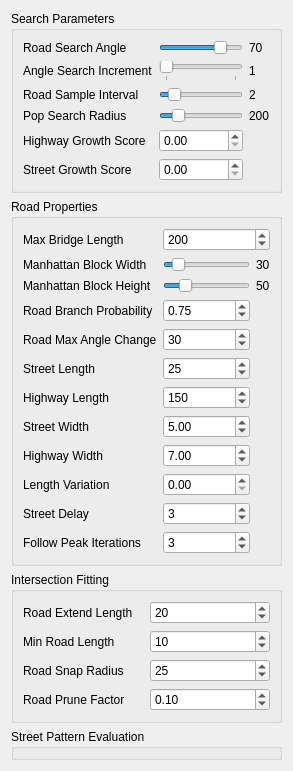
    <widget class="QWidget" name="tabStreetParams">
     <attribute name="title">
      <string>Street Generation</string>
     </attribute>
     <layout class="QGridLayout" name="gridLayout_10">
      <item row="1" column="0">
       <widget class="QGroupBox" name="groupBox_7">
        <property name="title">
         <string>Road Properties</string>
        </property>
        <layout class="QHBoxLayout" name="horizontalLayout">
         <item>
          <layout class="QGridLayout" name="gridLayout_2">
           <item row="10" column="1">
            <widget class="QSpinBox" name="spnStreetDelay">
             <property name="value">
              <number>3</number>
             </property>
            </widget>
           </item>
           <item row="10" column="0">
            <widget class="QLabel" name="label_48">
             <property name="text">
              <string>Street Delay</string>
             </property>
            </widget>
           </item>
           <item row="7" column="0">
            <widget class="QLabel" name="label_33">
             <property name="text">
              <string>Street Width</string>
             </property>
            </widget>
           </item>
           <item row="7" column="1">
            <widget class="QDoubleSpinBox" name="spinStreetWidth">
             <property name="minimum">
              <double>1.000000000000000</double>
             </property>
             <property name="maximum">
              <double>15.000000000000000</double>
             </property>
             <property name="value">
              <double>5.000000000000000</double>
             </property>
            </widget>
           </item>
           <item row="0" column="0">
            <widget class="QLabel" name="label_9">
             <property name="text">
              <string>Max Bridge Length</string>
             </property>
            </widget>
           </item>
           <item row="8" column="0">
            <widget class="QLabel" name="label_34">
             <property name="text">
              <string>Highway Width</string>
             </property>
            </widget>
           </item>
           <item row="0" column="1" colspan="2">
            <widget class="QSpinBox" name="spinMaxBridgeLength">
             <property name="maximum">
              <number>1000</number>
             </property>
             <property name="value">
              <number>200</number>
             </property>
            </widget>
           </item>
           <item row="3" column="0">
            <widget class="QLabel" name="label_17">
             <property name="text">
              <string>Road Branch Probability</string>
             </property>
            </widget>
           </item>
           <item row="1" column="2">
            <widget class="QLabel" name="label_16">
             <property name="text">
              <string>30</string>
             </property>
            </widget>
           </item>
           <item row="2" column="2">
            <widget class="QLabel" name="label_15">
             <property name="text">
              <string>50</string>
             </property>
            </widget>
           </item>
           <item row="4" column="1">
            <widget class="QSpinBox" name="spinMaxRoadAngleChange">
             <property name="maximum">
              <number>360</number>
             </property>
             <property name="value">
              <number>30</number>
             </property>
            </widget>
           </item>
           <item row="2" column="0">
            <widget class="QLabel" name="label_14">
             <property name="text">
              <string>Manhattan Block Height</string>
             </property>
            </widget>
           </item>
           <item row="2" column="1">
            <widget class="QSlider" name="slideManhattanBlockHeight">
             <property name="minimum">
              <number>10</number>
             </property>
             <property name="maximum">
              <number>200</number>
             </property>
             <property name="value">
              <number>50</number>
             </property>
             <property name="orientation">
              <enum>Qt::Horizontal</enum>
             </property>
            </widget>
           </item>
           <item row="6" column="1">
            <widget class="QSpinBox" name="spinHighwayLength">
             <property name="minimum">
              <number>5</number>
             </property>
             <property name="maximum">
              <number>1000</number>
             </property>
             <property name="singleStep">
              <number>5</number>
             </property>
             <property name="value">
              <number>150</number>
             </property>
            </widget>
           </item>
           <item row="1" column="1">
            <widget class="QSlider" name="slideManhattanBlocKWidth">
             <property name="minimum">
              <number>10</number>
             </property>
             <property name="maximum">
              <number>200</number>
             </property>
             <property name="value">
              <number>30</number>
             </property>
             <property name="orientation">
              <enum>Qt::Horizontal</enum>
             </property>
            </widget>
           </item>
           <item row="8" column="1">
            <widget class="QDoubleSpinBox" name="spinHighwayWidth">
             <property name="minimum">
              <double>1.000000000000000</double>
             </property>
             <property name="maximum">
              <double>20.000000000000000</double>
             </property>
             <property name="value">
              <double>7.000000000000000</double>
             </property>
            </widget>
           </item>
           <item row="1" column="0">
            <widget class="QLabel" name="label_13">
             <property name="text">
              <string>Manhattan Block Width</string>
             </property>
            </widget>
           </item>
           <item row="4" column="0">
            <widget class="QLabel" name="label_19">
             <property name="text">
              <string>Road Max Angle Change</string>
             </property>
            </widget>
           </item>
           <item row="6" column="0">
            <widget class="QLabel" name="label_23">
             <property name="text">
              <string>Highway Length</string>
             </property>
            </widget>
           </item>
           <item row="5" column="0">
            <widget class="QLabel" name="label_22">
             <property name="text">
              <string>Street Length</string>
             </property>
            </widget>
           </item>
           <item row="5" column="1">
            <widget class="QSpinBox" name="spinStreetLength">
             <property name="minimum">
              <number>5</number>
             </property>
             <property name="maximum">
              <number>500</number>
             </property>
             <property name="singleStep">
              <number>5</number>
             </property>
             <property name="value">
              <number>25</number>
             </property>
            </widget>
           </item>
           <item row="3" column="1">
            <widget class="QDoubleSpinBox" name="spinRoadBranchProb">
             <property name="maximum">
              <double>1.000000000000000</double>
             </property>
             <property name="singleStep">
              <double>0.050000000000000</double>
             </property>
             <property name="value">
              <double>0.750000000000000</double>
             </property>
            </widget>
           </item>
           <item row="9" column="1">
            <widget class="QDoubleSpinBox" name="spnLengthVariation"/>
           </item>
           <item row="9" column="0">
            <widget class="QLabel" name="label_39">
             <property name="text">
              <string>Length Variation</string>
             </property>
            </widget>
           </item>
           <item row="11" column="0">
            <widget class="QLabel" name="label_49">
             <property name="text">
              <string>Follow Peak Iterations</string>
             </property>
            </widget>
           </item>
           <item row="11" column="1">
            <widget class="QSpinBox" name="spnMainroadFollowLength">
             <property name="value">
              <number>3</number>
             </property>
            </widget>
           </item>
          </layout>
         </item>
        </layout>
       </widget>
      </item>
      <item row="2" column="0">
       <widget class="QGroupBox" name="groupBox_8">
        <property name="title">
         <string>Intersection Fitting</string>
        </property>
        <layout class="QHBoxLayout" name="horizontalLayout_2">
         <item>
          <layout class="QGridLayout" name="gridLayout_3">
           <item row="0" column="1">
            <widget class="QSpinBox" name="spinRoadExtendLength">
             <property name="maximum">
              <number>500</number>
             </property>
             <property name="value">
              <number>20</number>
             </property>
            </widget>
           </item>
           <item row="0" column="0">
            <widget class="QLabel" name="label_10">
             <property name="text">
              <string>Road Extend Length</string>
             </property>
            </widget>
           </item>
           <item row="1" column="0">
            <widget class="QLabel" name="label_11">
             <property name="text">
              <string>Min Road Length</string>
             </property>
            </widget>
           </item>
           <item row="1" column="1">
            <widget class="QSpinBox" name="spinMinRoadLength">
             <property name="maximum">
              <number>200</number>
             </property>
             <property name="value">
              <number>10</number>
             </property>
             <property name="displayIntegerBase">
              <number>10</number>
             </property>
            </widget>
           </item>
           <item row="2" column="0">
            <widget class="QLabel" name="label_12">
             <property name="text">
              <string>Road Snap Radius</string>
             </property>
            </widget>
           </item>
           <item row="2" column="1">
            <widget class="QSpinBox" name="spinRoadSnapRadius">
             <property name="maximum">
              <number>500</number>
             </property>
             <property name="value">
              <number>25</number>
             </property>
            </widget>
           </item>
           <item row="3" column="0">
            <widget class="QLabel" name="label_18">
             <property name="text">
              <string>Road Prune Factor</string>
             </property>
            </widget>
           </item>
           <item row="3" column="1">
            <widget class="QDoubleSpinBox" name="spinRoadPruneFactor">
             <property name="maximum">
              <double>1.000000000000000</double>
             </property>
             <property name="singleStep">
              <double>0.010000000000000</double>
             </property>
             <property name="value">
              <double>0.100000000000000</double>
             </property>
            </widget>
           </item>
          </layout>
         </item>
        </layout>
       </widget>
      </item>
      <item row="0" column="0">
       <widget class="QGroupBox" name="groupBox_6">
        <property name="title">
         <string>Search Parameters</string>
        </property>
        <layout class="QGridLayout" name="gridLayout_11">
         <item row="0" column="0">
          <layout class="QGridLayout" name="gridLayout">
           <item row="4" column="1">
            <widget class="QDoubleSpinBox" name="highwayGrowthFactor">
             <property name="maximum">
              <double>1.000000000000000</double>
             </property>
             <property name="singleStep">
              <double>0.050000000000000</double>
             </property>
             <property name="value">
              <double>0.000000000000000</double>
             </property>
            </widget>
           </item>
           <item row="5" column="1">
            <widget class="QDoubleSpinBox" name="streetGrowthFactor">
             <property name="maximum">
              <double>1.000000000000000</double>
             </property>
             <property name="singleStep">
              <double>0.050000000000000</double>
             </property>
             <property name="value">
              <double>0.000000000000000</double>
             </property>
            </widget>
           </item>
           <item row="5" column="0">
            <widget class="QLabel" name="label_25">
             <property name="text">
              <string>Street Growth Score</string>
             </property>
            </widget>
           </item>
           <item row="3" column="1">
            <widget class="QSlider" name="sliderPopSearchRadius">
             <property name="minimum">
              <number>25</number>
             </property>
             <property name="maximum">
              <number>1000</number>
             </property>
             <property name="singleStep">
              <number>25</number>
             </property>
             <property name="value">
              <number>200</number>
             </property>
             <property name="orientation">
              <enum>Qt::Horizontal</enum>
             </property>
            </widget>
           </item>
           <item row="3" column="2">
            <widget class="QLabel" name="label_21">
             <property name="text">
              <string>200</string>
             </property>
            </widget>
           </item>
           <item row="3" column="0">
            <widget class="QLabel" name="label_20">
             <property name="text">
              <string>Pop Search Radius</string>
             </property>
            </widget>
           </item>
           <item row="2" column="2">
            <widget class="QLabel" name="label_8">
             <property name="text">
              <string>2</string>
             </property>
            </widget>
           </item>
           <item row="0" column="0">
            <widget class="QLabel" name="label_2">
             <property name="text">
              <string>Road Search Angle</string>
             </property>
            </widget>
           </item>
           <item row="0" column="2">
            <widget class="QLabel" name="label_3">
             <property name="text">
              <string>70</string>
             </property>
            </widget>
           </item>
           <item row="1" column="0">
            <widget class="QLabel" name="label_4">
             <property name="text">
              <string>Angle Search Increment</string>
             </property>
            </widget>
           </item>
           <item row="1" column="2">
            <widget class="QLabel" name="label_5">
             <property name="text">
              <string>1</string>
             </property>
            </widget>
           </item>
           <item row="1" column="1">
            <widget class="QSlider" name="sliderSearchAngleIncrease">
             <property name="minimum">
              <number>1</number>
             </property>
             <property name="maximum">
              <number>10</number>
             </property>
             <property name="orientation">
              <enum>Qt::Horizontal</enum>
             </property>
             <property name="tickPosition">
              <enum>QSlider::TicksBelow</enum>
             </property>
            </widget>
           </item>
           <item row="2" column="1">
            <widget class="QSlider" name="sliderRoadSampleInterval">
             <property name="minimum">
              <number>1</number>
             </property>
             <property name="maximum">
              <number>10</number>
             </property>
             <property name="value">
              <number>2</number>
             </property>
             <property name="orientation">
              <enum>Qt::Horizontal</enum>
             </property>
            </widget>
           </item>
           <item row="2" column="0">
            <widget class="QLabel" name="label_7">
             <property name="text">
              <string>Road Sample Interval</string>
             </property>
            </widget>
           </item>
           <item row="0" column="1">
            <widget class="QSlider" name="slideRoadSearchAngle">
             <property name="maximum">
              <number>90</number>
             </property>
             <property name="value">
              <number>70</number>
             </property>
             <property name="orientation">
              <enum>Qt::Horizontal</enum>
             </property>
            </widget>
           </item>
           <item row="4" column="0">
            <widget class="QLabel" name="label_24">
             <property name="text">
              <string>Highway Growth Score</string>
             </property>
            </widget>
           </item>
          </layout>
         </item>
        </layout>
       </widget>
      </item>
      <item row="3" column="0">
       <widget class="QGroupBox" name="groupBox_5">
        <property name="title">
         <string>Street Pattern Evaluation</string>
        </property>
        <widget class="QRadioButton" name="radUseMajorityStreet">
         <property name="geometry">
          <rect>
           <x>10</x>
           <y>30</y>
           <width>209</width>
           <height>17</height>
          </rect>
         </property>
         <property name="text">
          <string>Majority </string>
         </property>
        </widget>
        <widget class="QRadioButton" name="radUseWeightedStreet">
         <property name="geometry">
          <rect>
           <x>10</x>
           <y>50</y>
           <width>209</width>
           <height>17</height>
          </rect>
         </property>
         <property name="text">
          <string>Weighted Values</string>
         </property>
         <property name="checked">
          <bool>true</bool>
         </property>
        </widget>
        <widget class="QWidget" name="">
         <property name="geometry">
          <rect>
           <x>150</x>
           <y>20</y>
           <width>140</width>
           <height>153</height>
          </rect>
         </property>
         <layout class="QGridLayout" name="gridLayout_9">
          <item row="0" column="0" colspan="2">
           <widget class="QLabel" name="label_40">
            <property name="text">
             <string>Initial Road Start:</string>
            </property>
           </widget>
          </item>
          <item row="1" column="0">
           <widget class="QLabel" name="label_42">
            <property name="text">
             <string>(X, Y):</string>
            </property>
           </widget>
          </item>
          <item row="1" column="1">
           <widget class="QSpinBox" name="spnStartX">
            <property name="maximum">
             <number>2047</number>
            </property>
            <property name="value">
             <number>900</number>
            </property>
           </widget>
          </item>
          <item row="1" column="2">
           <widget class="QSpinBox" name="spnStartY">
            <property name="maximum">
             <number>2047</number>
            </property>
            <property name="value">
             <number>800</number>
            </property>
           </widget>
          </item>
          <item row="2" column="0" colspan="2">
           <widget class="QLabel" name="label_41">
            <property name="text">
             <string>Initial Road End:</string>
            </property>
           </widget>
          </item>
          <item row="3" column="1">
           <widget class="QSpinBox" name="spnEndX">
            <property name="maximum">
             <number>2047</number>
            </property>
            <property name="value">
             <number>800</number>
            </property>
           </widget>
          </item>
          <item row="3" column="2">
           <widget class="QSpinBox" name="spnEndY">
            <property name="maximum">
             <number>2047</number>
            </property>
            <property name="value">
             <number>800</number>
            </property>
           </widget>
          </item>
         </layout>
        </widget>
       </widget>
      </item>
     </layout>
    </widget>
